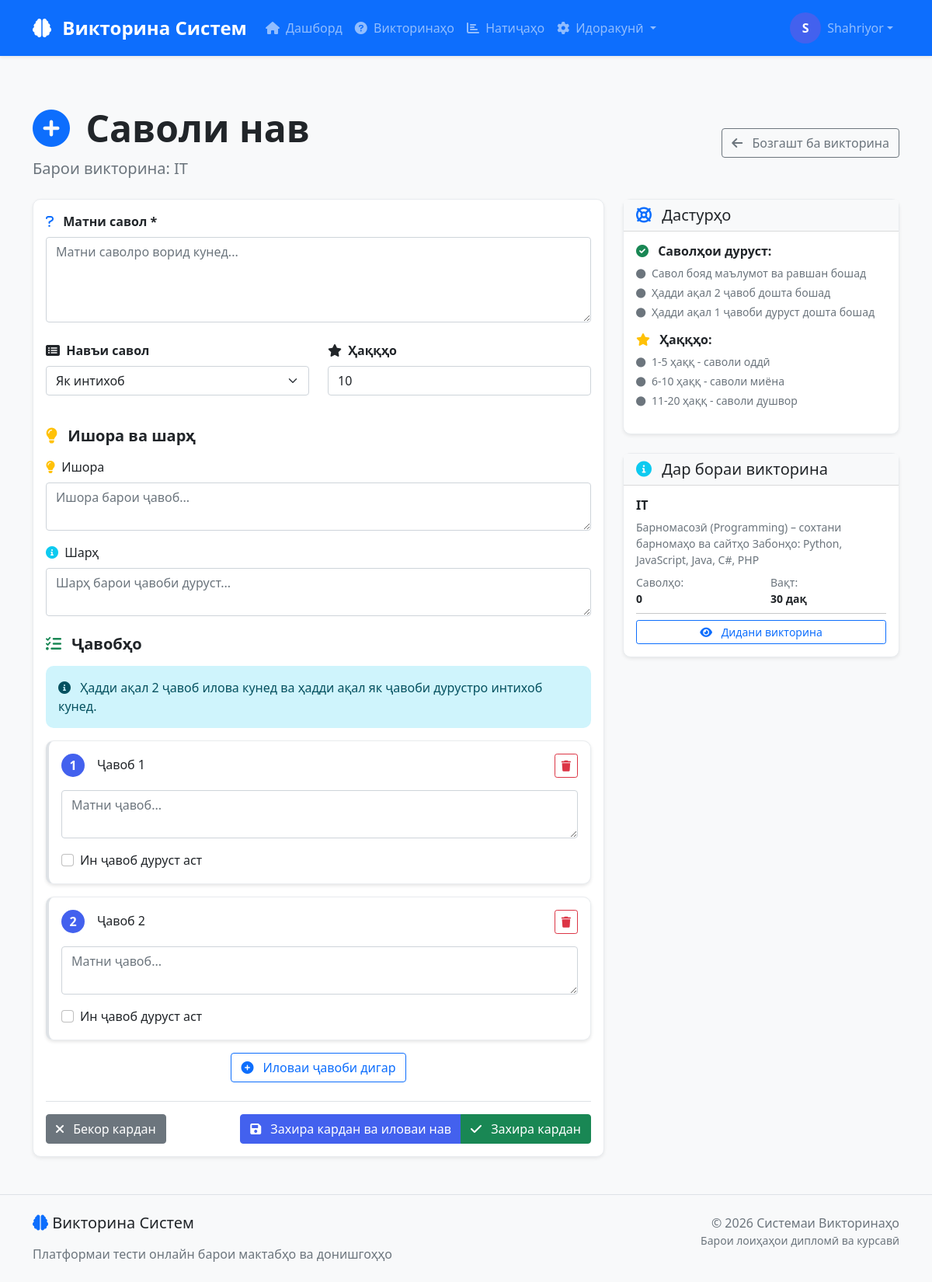
/quizzes/1/questions/create/ (signed in), run on an earlier commit of the app's database.
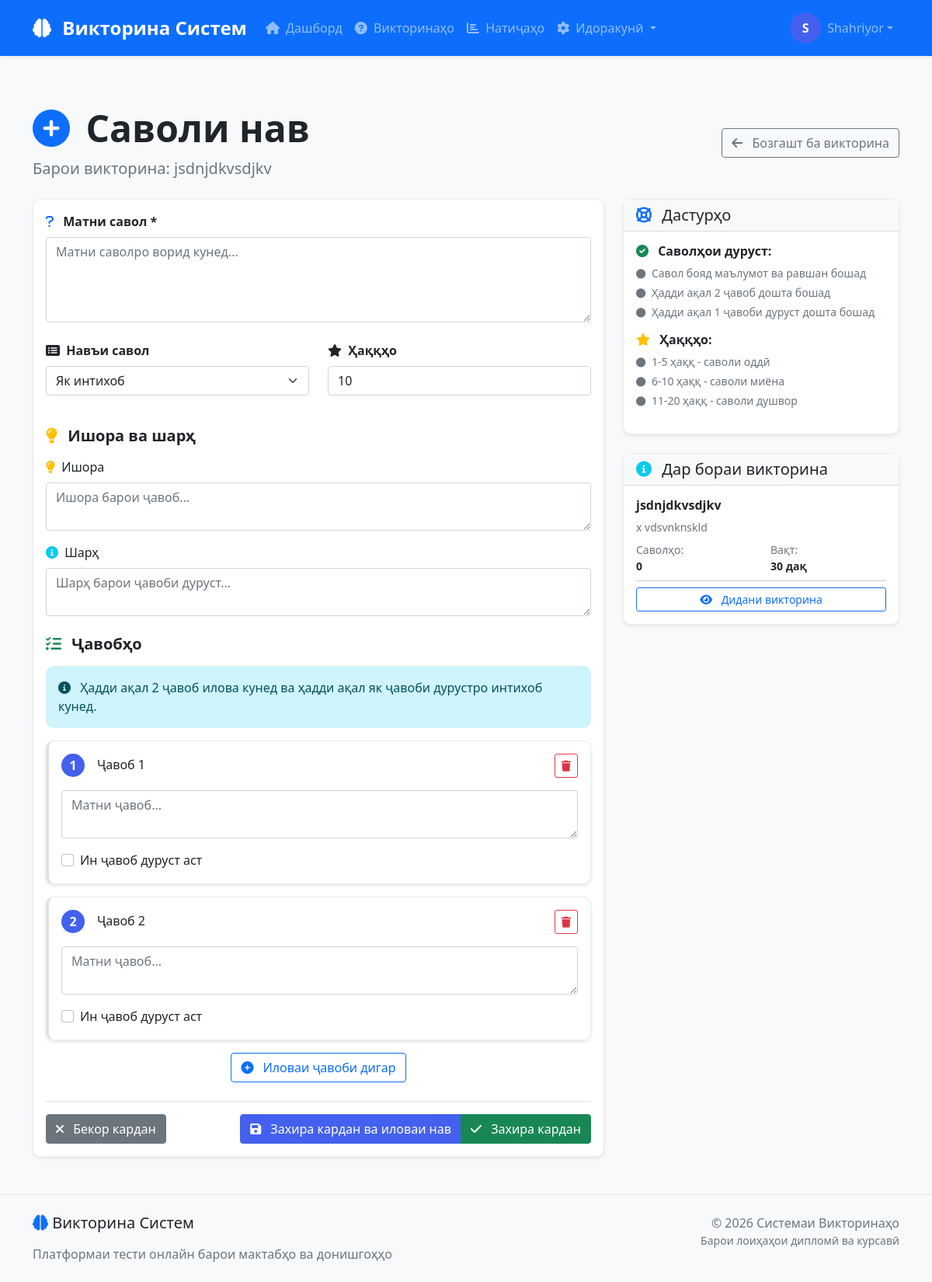
And on a later commit of the database.
### core/models.py (models this page shows, shortened)
class Quiz(models.Model):
    MODE_CHOICES = (
        ('individual', 'Индивидуалӣ'),
        ('group', 'Гурӯҳӣ'),
    )
    LEVEL_TYPE_CHOICES = (
        ('school', 'Мактаб'),
        ('university', 'Донишгоҳ'),
    )
    STATUS_CHOICES = (
        ('draft', 'Навишта'),
        ('published', 'Нашршуда'),
        ('active', 'Фаъол'),
        ('finished', 'Анҷомёфта'),
    )
    title = models.CharField(max_length=200, verbose_name="Сарлавҳа")
    description = models.TextField(blank=True, verbose_name="Тавсиф")
    subject = models.ForeignKey(
        Subject,
        on_delete=models.SET_NULL,  # Изменяем на SET_NULL
        related_name='quizzes',
        verbose_name="Фан",
        null=True,  # Добавляем null
        blank=True  # Добавляем blank
    )
    quiz_mode = models.CharField(max_length=20, choices=MODE_CHOICES, verbose_name="Реҷаи викторина")
    level_type = models.CharField(max_length=20, choices=LEVEL_TYPE_CHOICES, verbose_name="Навъи сатҳ")
    start_level = models.IntegerField(verbose_name="Сатҳи оғоз")
    end_level = models.IntegerField(verbose_name="Сатҳи анҷом")
    start_time = models.DateTimeField(verbose_name="Вақти оғоз")
    end_time = models.DateTimeField(verbose_name="Вақти анҷом")
    is_online = models.BooleanField(default=True, verbose_name="Онлайн")
    status = models.CharField(max_length=20, choices=STATUS_CHOICES, default='draft', verbose_name="Статус")
    time_limit = models.IntegerField(default=30, verbose_name="Мӯҳлати вақт (дақиқа)", help_text="Дақиқаҳо")
    max_attempts = models.IntegerField(default=1, verbose_name="Максимум кӯшишҳо", help_text="Максимум кӯшишҳо")
    pass_percentage = models.IntegerField(default=60, verbose_name="Фоиз барои гузарондан", help_text="Фоизи гузарондан")
    created_by = models.ForeignKey(User, on_delete=models.CASCADE, related_name='created_quizzes', verbose_name="Эҷодкунанда")
    created_at = models.DateTimeField(auto_now_add=True, verbose_name="Санаи эҷод")
    class Meta:
        verbose_name = 'Викторина'
        verbose_name_plural = 'Викторинаҳо'
        ordering = ['-created_at']

### core/views.py (the view)
# urls.py: path('quizzes/<int:quiz_pk>/questions/create/', views.question_create_view, name='question_create'),
@user_passes_test(is_teacher)
def question_create_view(request, quiz_pk):
    try:
        quiz = get_object_or_404(Quiz, pk=quiz_pk)
        if request.user != quiz.created_by and request.user.role != 'admin':
            messages.error(request, 'Шумо иҷозати илова кардани саволро надоред.')
            return redirect('quiz_detail', pk=quiz_pk)
        if request.method == 'POST':
            print("=== DEBUG: POST Data ===")
            for key, value in request.POST.items():
                print(f"{key}: {value}")
            text = request.POST.get('text', '').strip()
            question_type = request.POST.get('question_type', 'single_choice')
            points = request.POST.get('points', '1')
            hint = request.POST.get('hint', '').strip()
            explanation = request.POST.get('explanation', '').strip()
            if not text:
                messages.error(request, 'Матни саволро ворид кунед.')
                return render(request, 'questions/create.html', {
                    'quiz': quiz,
                    'error': 'Матни саволро ворид кунед.'
                })
            try:
                question = Question.objects.create(
                    quiz=quiz,
                    text=text,
                    question_type=question_type,
                    points=int(points),
                    hint=hint if hint else None,
                    explanation=explanation if explanation else None
                )
                print(f"=== DEBUG: Question created with ID {question.id} ===")
                answers_data = []
                i = 1
                while True:
                    answer_text = request.POST.get(f'answer_text_{i}', '').strip()
                    if not answer_text:
                        answer_text = request.POST.get(f'answer_text[{i}]', '').strip()
                    if not answer_text:
                        break
                    is_correct = request.POST.get(f'correct_{i}', 'off') == 'on'
                    if not is_correct:
                        is_correct = request.POST.get(f'correct[{i}]', 'off') == 'on'
                    answers_data.append({
                        'text': answer_text,
                        'is_correct': is_correct,
                        'order': i
                    })
                    i += 1
                print(f"=== DEBUG: Found {len(answers_data)} answers ===")
                if not answers_data:
                    for key, value in request.POST.items():
                        if 'answer' in key.lower() and key != 'answers':
                            print(f"Found alternative answer key: {key} = {value}")
                correct_count = 0
                for answer_data in answers_data:
                    Answer.objects.create(
                        question=question,
                        text=answer_data['text'],
                        is_correct=answer_data['is_correct'],
                        order=answer_data['order']
                    )
                    if answer_data['is_correct']:
                        correct_count += 1
                if correct_count == 0:
                    if answers_data:
                        first_answer = Answer.objects.filter(question=question).first()
                        if first_answer:
                            first_answer.is_correct = True
                            first_answer.save()
                            correct_count = 1
                            messages.warning(request, 'Аввалин ҷавоб ба суръати дуруст таъин карда шуд.')
                if correct_count == 0:
                    question.delete()
                    messages.error(request, 'Ҳадди ақал як ҷавоби дурустро интихоб кунед.')
                    return render(request, 'questions/create.html', {
                        'quiz': quiz,
                        'error': 'Ҳадди ақал як ҷавоби дурустро интихоб кунед.'
                    })
                messages.success(request, f'Савол "{text[:50]}{"..." if len(text) > 50 else ""}" бомуваффақият илова шуд!')
                if 'save_and_add' in request.POST:
                    return redirect('question_create', quiz_pk=quiz.pk)
                else:
                    return redirect('quiz_detail', pk=quiz.pk)
            except Exception as e:
                print(f"=== DEBUG: Error creating question/answers: {str(e)} ===")
                messages.error(request, f'Хатогӣ дар эҷоди савол: {str(e)}')
                return render(request, 'questions/create.html', {
                    'quiz': quiz,
                    'error': str(e)
                })
        else:
            print(f"=== DEBUG: GET request for quiz {quiz_pk} ===")
            return render(request, 'questions/create.html', {
                'quiz': quiz
            })
    except Exception as e:
        print(f"=== DEBUG: Error in question_create_view: {str(e)} ===")
        import traceback
        traceback.print_exc()
        messages.error(request, f'Хатогӣ дар эҷоди савол: {str(e)}')
        return redirect('quiz_detail', pk=quiz_pk)

### core/views.py (called while the page is built)
def is_teacher(user):
    return user.is_authenticated and user.role in ['teacher', 'admin']

### template/questions/create.html (shortened to what the changed rows need)
{% extends "base.html" %}
{% block content %}
<div class="container py-4">
    <div class="d-flex justify-content-between align-items-center mb-4">
        <div>
            <h1 class="display-5 fw-bold">
                <i class="fas fa-plus-circle me-2 text-primary"></i>
                Саволи нав
            </h1>
            <p class="lead text-muted mb-0">
                Барои викторина: <strong>{{ quiz.title }}</strong>
            </p>
        </div>
    </div>
    <div class="row">
        <div class="col-lg-4">
            <div class="card shadow-sm">
                <div class="card-body">
                    <h6 class="fw-bold">{{ quiz.title }}</h6>
                    <p class="text-muted small mb-2">{{ quiz.description|truncatewords:20 }}</p>
                    <div class="row small">
                        <div class="col-6">
                            <div class="text-muted">Саволҳо:</div>
                            <div class="fw-bold">{{ quiz.questions.count }}</div>
                        </div>
                        <div class="col-6">
                            <div class="text-muted">Вақт:</div>
                            <div class="fw-bold">{{ quiz.time_limit }} дақ</div>
                        </div>
                    </div>
                    <hr class="my-2">
                    <a href="{% url 'quiz_detail' quiz.id %}" class="btn btn-sm btn-outline-primary w-100">
                        <i class="fas fa-eye me-2"></i> Дидани викторина
                    </a>
                </div>
            </div>
        </div>
    </div>
</div>
{% endblock %}

What changed in the data, as far as the page shows it:
changed Quiz: title "IT" → "jsdnjdkvsdjkv"; description "Барномасозӣ (Programming) – сохтани барномаҳо ва сайтҳо Забонҳо: Python, JavaScript, Java, C#, PHP" → "x vdsvnknskld"
